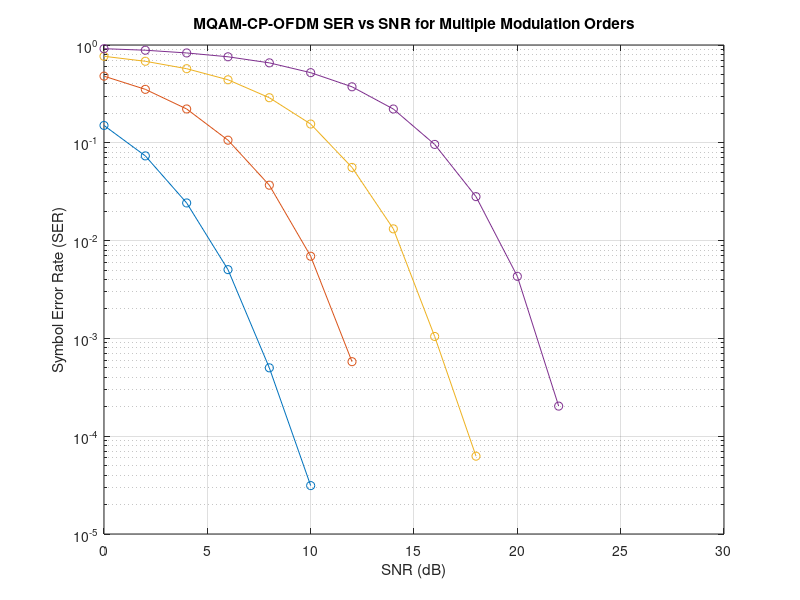
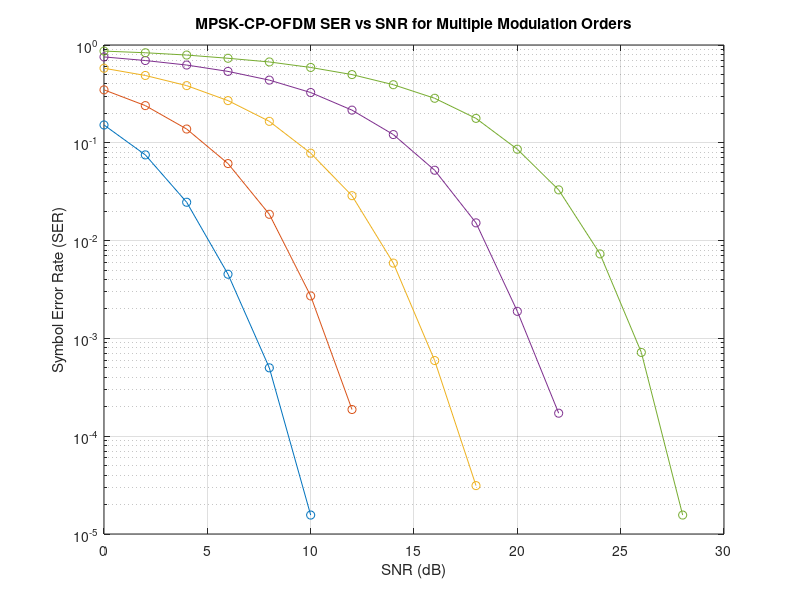

The MATLAB script that drew these images, in order:
N = 64; % Number of subcarriers
CP_len = 16; % Length of the cyclic prefix
EbN0_db = 0:2:30; % Range of SNR values in dB
numSymbols = 1000; % Number of OFDM symbols

M_values = [4,16,64,256]; % Different modulation orders
SER = zeros(length(EbN0_db), length(M_values)); % Preallocate SER matrix

for mIdx = 1:length(M_values)
    M = M_values(mIdx); % Current modulation order
    
    for idx = 1:length(EbN0_db)
        % Generate random data symbols
        data = randi([0 M-1], N, numSymbols);
        
        % Modulate using M-QAM
        modData = qammod(data, M);
        
        % Convert to time domain using IFFT
        ifftData = ifft(modData, N);
        
        % Add cyclic prefix
        cpData = [ifftData(end-CP_len+1:end, :); ifftData];
        
        % Reshape into a 1D array for transmission
        txSignal = cpData(:);
        
        % Convert Eb/N0 to SNR and add AWGN
        snr = EbN0_db(idx) + 10*log10(log2(M));
        rxSignal = awgn(txSignal, snr, 'measured');
        
        % Reshape back to matrix form
        rxSignal = reshape(rxSignal, N+CP_len, numSymbols);
        
        % Remove cyclic prefix
        rxSignalNoCp = rxSignal(CP_len+1:end, :);
        
        % Convert back to frequency domain using FFT
        fftData = fft(rxSignalNoCp, N);
        
        % Demodulate the received signal
        demodData = qamdemod(fftData, M);
        
        % Calculate the number of symbol errors
        numSymbolErrors = sum(sum(data ~= demodData));
        
        % Compute Symbol Error Rate (SER)
        SER(idx, mIdx) = numSymbolErrors / (N * numSymbols);
    end
end

% Plotting SER vs SNR
figure;
semilogy(EbN0_db, SER, 'o-');
title('MQAM-CP-OFDM SER vs SNR for Multiple Modulation Orders');
xlabel('SNR (dB)');
ylabel('Symbol Error Rate (SER)');
grid on;



N = 64; % Number of subcarriers
CP_len = 16; % Length of the cyclic prefix
EbN0_db = 0:2:30; % Range of SNR values in dB
numSymbols = 1000; % Number of OFDM symbols

M_values = [4,8,16,32,64]; % Different modulation orders
SER = zeros(length(EbN0_db), length(M_values)); % Preallocate SER matrix

for mIdx = 1:length(M_values)
    M = M_values(mIdx); % Current modulation order
    
    for idx = 1:length(EbN0_db)
        % Generate random data symbols
        data = randi([0 M-1], N, numSymbols);
        
        % Modulate using M-PSK
        modData = pskmod(data, M, pi/M);
        
        % Convert to time domain using IFFT
        ifftData = ifft(modData, N);
        
        % Add cyclic prefix
        cpData = [ifftData(end-CP_len+1:end, :); ifftData];
        
        % Reshape into a 1D array for transmission
        txSignal = cpData(:);
        
        % Convert Eb/N0 to SNR and add AWGN
        snr = EbN0_db(idx) + 10*log10(log2(M));
        rxSignal = awgn(txSignal, snr, 'measured');
        
        % Reshape back to matrix form
        rxSignal = reshape(rxSignal, N+CP_len, numSymbols);
        
        % Remove cyclic prefix
        rxSignalNoCp = rxSignal(CP_len+1:end, :);
        
        % Convert back to frequency domain using FFT
        fftData = fft(rxSignalNoCp, N);
        
        % Demodulate the received signal
        demodData = pskdemod(fftData, M, pi/M);
        
        % Calculate the number of symbol errors
        numSymbolErrors = sum(sum(data ~= demodData));
        
        % Compute Symbol Error Rate (SER)
        SER(idx, mIdx) = numSymbolErrors / (N * numSymbols);
    end
end

% Plotting SER vs SNR
figure;
semilogy(EbN0_db, SER, 'o-');
title('MPSK-CP-OFDM SER vs SNR for Multiple Modulation Orders');
xlabel('SNR (dB)');
ylabel('Symbol Error Rate (SER)');
grid on;
